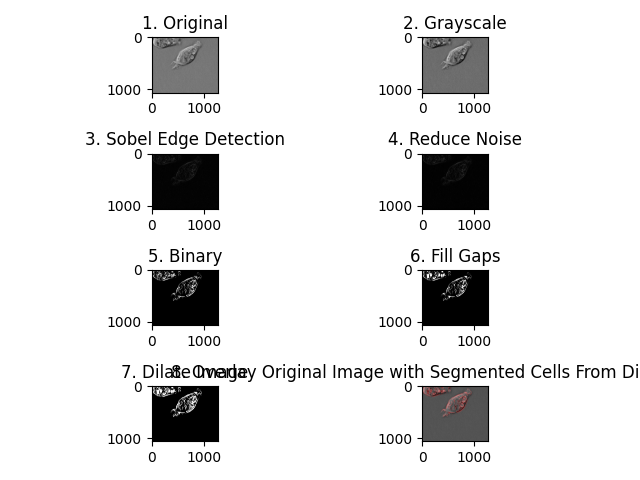
#> input picture output/result_2025-11-04_01-32-48.png, 640 x 480 px; its folder holds only this picture in this run
$ python main.py output/result_2025-11-04_01-32-48.png
#> lines starting #> are read from the running program, lines starting #| are printed output that depends on the picture; after the words box and inside, x2 and y2 are one past the last pixel; in counts of white or black regions, pixels touching at a corner belong together
from datetime import datetime
import os
import sys

import matplotlib.pyplot as plt
import skimage as ski
from scipy import ndimage as ndi


class BioCellRedEdgeDetection:

    def __init__(self, cells_image):
        self.cells_image = cells_image

    def process_cell_image(self):
        (
            binary,
            dilate,
            fill,
            grayscale,
            overlay,
            red_noise,
            sobel_edge,
        ) = self.build_output_image()

        # configure layout and save result
        self.set_result_image_layout(
            binary, dilate, fill, grayscale, overlay, red_noise, sobel_edge
        )

    def set_result_image_layout(
        self, binary, dilate, fill, grayscale, overlay, red_noise, sobel_edge
    ):
        fig, axes = plt.subplots(4, 2)
        print("Set original image to output")
        axes[0, 0].imshow(self.cells_image)
        axes[0, 0].set_title('1. Original')
        print("Set gray scale image to output")
        axes[0, 1].imshow(grayscale, cmap=plt.cm.gray)
        axes[0, 1].set_title('2. Grayscale')
        print("Set Sobel Edge detection image to output")
        axes[1, 0].imshow(sobel_edge, cmap=plt.cm.gray)
        axes[1, 0].set_title('3. Sobel Edge Detection')
        print("Set noise reduction image to output")
        axes[1, 1].imshow(red_noise, cmap=plt.cm.gray)
        axes[1, 1].set_title('4. Reduce Noise')
        print("Set binary image to output")
        axes[2, 0].imshow(binary, cmap=plt.cm.gray)
        axes[2, 0].set_title('5. Binary')
        print("Set gap fill image to output")
        axes[2, 1].imshow(fill, cmap=plt.cm.gray)
        axes[2, 1].set_title('6. Fill Gaps')
        print("Set dilated image to output")
        axes[3, 0].imshow(dilate, cmap=plt.cm.gray)
        axes[3, 0].set_title('7. Dilate Image')
        print("Set overlay / final image to output")
        axes[3, 1].imshow(overlay, cmap=plt.cm.gray)
        axes[3, 1].set_title(
            '8. Overlay Original Image with \n Segmented Cells From Dilated Image'
        )

        plt.tight_layout()
        timestamp = datetime.now().strftime("%Y-%m-%d_%H-%M-%S")
        output_file_name = f"output/result_{timestamp}.png"
        plt.savefig(output_file_name)
        print(
            "Image processing complete, please see results at: %s"
            % os.path.join(os.getcwd(), output_file_name)
        )
        plt.show()

    def build_output_image(self):
        grayscale = ski.color.rgb2gray(self.cells_image)
        sobel_edge = ski.filters.roberts(grayscale)
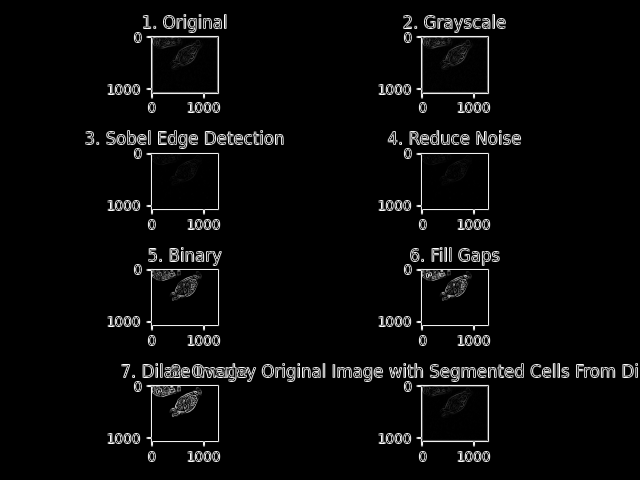
#> sobel_edge: shape (480, 640) float64; min 0, max 1, mean 0.038
        thresh = ski.filters.threshold_triangle(sobel_edge)
#> thresh = 0.0137
        red_noise = ski.restoration.denoise_tv_chambolle(
            sobel_edge, weight=0.01, channel_axis=-1
        )
        binary = thresh < red_noise
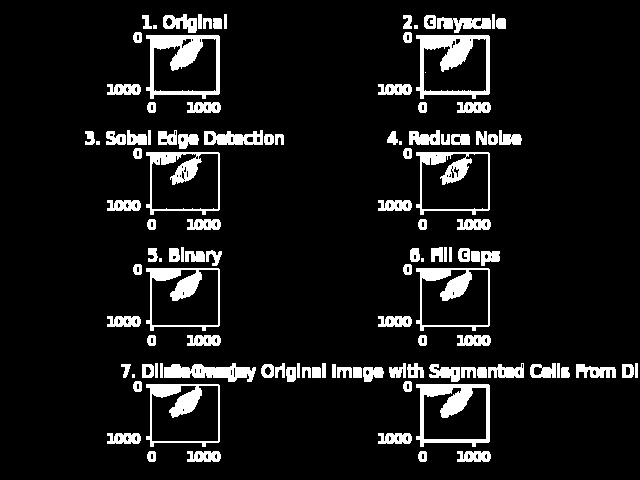
#> binary: shape (480, 640) bool; 9.4% white; 115 white regions (8 under 20 px), largest, box (x1, y1, x2, y2) and area: (416, 35, 490, 99) 1913, (146, 35, 220, 99) 1869, (416, 384, 490, 447) 1766
        fill = ndi.binary_fill_holes(binary)
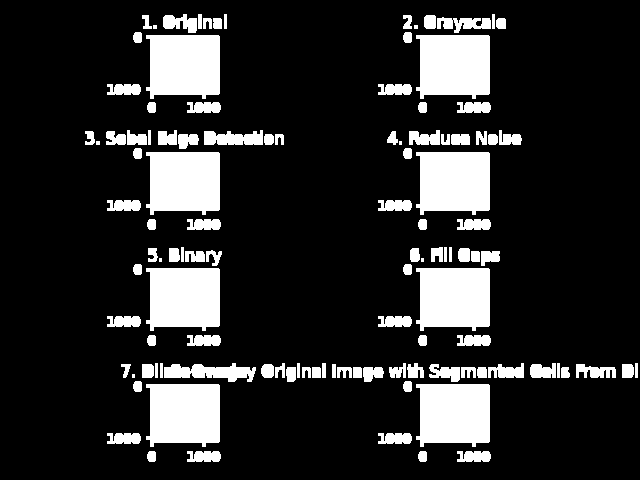
#> fill: shape (480, 640) bool; 16.8% white; 114 white regions (7 under 20 px), largest, box (x1, y1, x2, y2) and area: (146, 35, 220, 99) 4262, (416, 35, 490, 99) 4262, (146, 152, 220, 215) 4192
        dilate = ski.morphology.binary_dilation(fill)
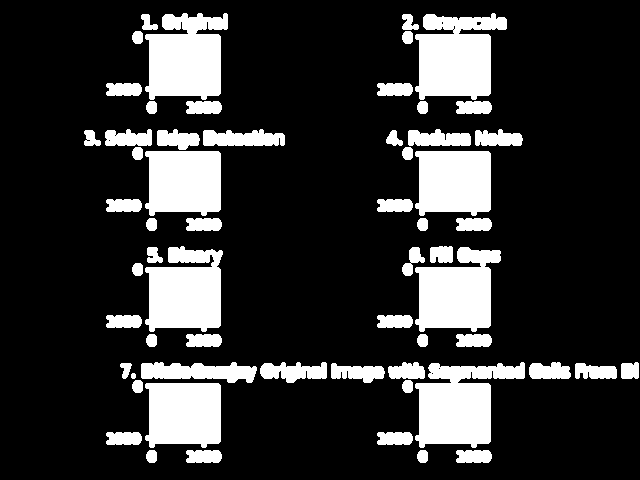
#> dilate: shape (480, 640) bool; 19.6% white; 60 white regions, largest, box (x1, y1, x2, y2) and area: (415, 362, 525, 448) 5773, (415, 13, 507, 100) 5659, (145, 13, 228, 100) 5494
        overlay = ski.color.label2rgb(dilate, image=self.cells_image, bg_label=0)
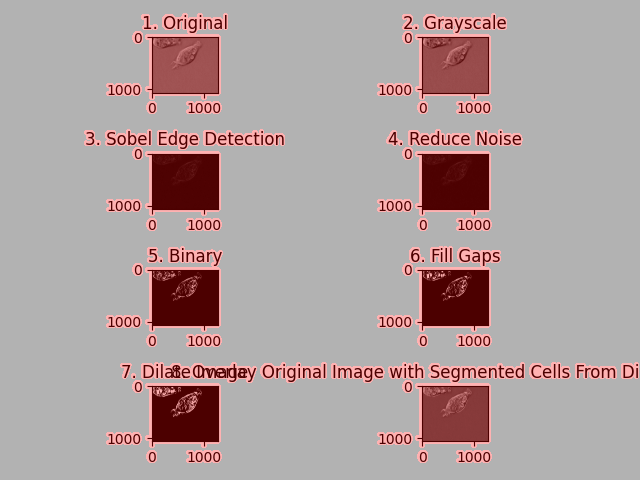
#> overlay: shape (480, 640, 3) float64; mean R, G, B 0.686, 0.627, 0.627
        return binary, dilate, fill, grayscale, overlay, red_noise, sobel_edge


if __name__ == '__main__':
    print("The name of the program is: %s" % sys.argv[0])

    file_path = str(sys.argv[1])
    print("The file for processing is located at: %s" % file_path)

    cells_image = ski.io.imread(file_path)[:, :, :3]

    bioCellRedEdgeDetection = BioCellRedEdgeDetection(cells_image)
    bioCellRedEdgeDetection.process_cell_image()
